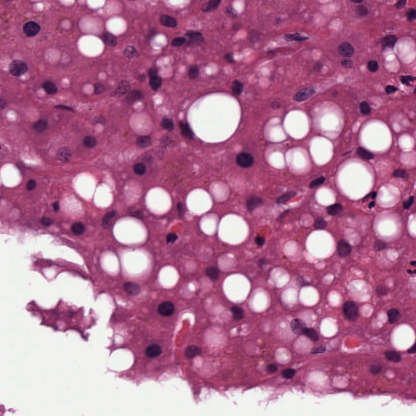
#> input picture test/image/1004122_72.png, 416 x 416 px, found by its file name; its folder holds only this picture in this run
$ jupyter execute --allow-errors Group_AS11_Preprocessing.ipynb
#> lines starting #> are read from the running program, lines starting #| are printed output that depends on the picture; after the words box and inside, x2 and y2 are one past the last pixel; in counts of white or black regions, pixels touching at a corner belong together; long printed decimals are rounded
**Preprocessing strategies**

#> (a cell that did not finish here is left out)

[cell 2]
# ============================================================
#  CORE LIBRARIES FOR DATA AND IMAGE PROCESSING PIPELINE
# ============================================================

# File system and directory management
import os
import shutil
import random

# Numerical computing
import numpy as np

# Image processing and computer vision
import cv2

# Progress bar utilities
from tqdm import tqdm

# Google Drive integration (Colab environment)
from google.colab import drive
drive.mount('/content/drive')

2. DATASET_liver_stu_LAB (ABL-1)

[cell 3]
# =========================
# CONFIG
# =========================
INPUT_DIR  = "/content/drive/MyDrive/Challenge_Liver_MIP/DATASET_liver_stu"
OUTPUT_DIR = "/content/drive/MyDrive/Challenge_Liver_MIP/DATASET_liver_stu_LAB"

# Subfolders to process (train / val / test)
SPLITS = ["train", "val", "test"]
IMG_SUBDIR = "image"

# LAB-safe parameters
L_TARGET_MEAN = 128.0
L_TARGET_STD  = 40.0
L_CLIP_MIN    = 20
L_CLIP_MAX    = 235

# =========================
# UTILS
# =========================
def tissue_mask_rgb(img_rgb):
    """
    Simple tissue mask:
    - background is very bright and low saturation
    """
    hsv = cv2.cvtColor(img_rgb, cv2.COLOR_RGB2HSV)
    s = hsv[:, :, 1]
    v = hsv[:, :, 2]

    # tissue: not too bright, some saturation
    mask = (v < 240) & (s > 15)
    return mask.astype(np.uint8)

def lab_safe_normalize(img_rgb):
    lab = cv2.cvtColor(img_rgb, cv2.COLOR_RGB2LAB)
    L, A, B = cv2.split(lab)

    mask = tissue_mask_rgb(img_rgb)

    if mask.sum() < 50:
        # almost no tissue → return original
        return img_rgb

    L_tissue = L[mask == 1].astype(np.float32)

    mean = L_tissue.mean()
    std  = L_tissue.std() + 1e-6

    # normalize L only
    L_norm = (L.astype(np.float32) - mean) / std
    L_norm = L_norm * L_TARGET_STD + L_TARGET_MEAN
    L_norm = np.clip(L_norm, L_CLIP_MIN, L_CLIP_MAX).astype(np.uint8)

    lab_norm = cv2.merge([L_norm, A, B])
    rgb_norm = cv2.cvtColor(lab_norm, cv2.COLOR_LAB2RGB)

    return rgb_norm

# =========================
# MAIN LOOP
# =========================
for split in SPLITS:
    in_dir  = os.path.join(INPUT_DIR, split, IMG_SUBDIR)
    out_dir = os.path.join(OUTPUT_DIR, split, IMG_SUBDIR)
    os.makedirs(out_dir, exist_ok=True)

    if not os.path.exists(in_dir):
        continue

    files = [f for f in os.listdir(in_dir) if f.lower().endswith((".png", ".jpg", ".jpeg", ".tif"))]

    print(f"\nProcessing {split}: {len(files)} images")

    for fname in tqdm(files, ncols=80):
        img_path = os.path.join(in_dir, fname)
        out_path = os.path.join(out_dir, fname)

        img_bgr = cv2.imread(img_path)
#> img_bgr is the input picture: shape (416, 416, 3); mean B, G, R 147.1, 112.6, 176.5
        if img_bgr is None:
            continue

        img_rgb = cv2.cvtColor(img_bgr, cv2.COLOR_BGR2RGB)
        img_lab_safe = lab_safe_normalize(img_rgb)
#> in lab_safe_normalize, `L, A, B = cv2.split(lab)`:
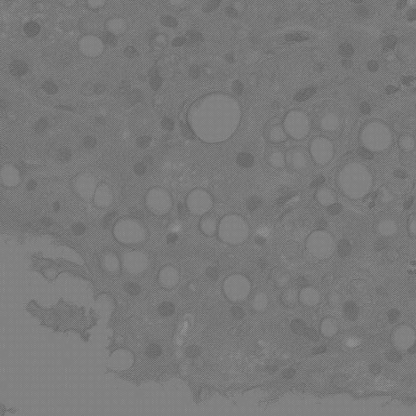
#> B: shape (416, 416); min 90, max 153, mean 120.9
#> in tissue_mask_rgb, `s = hsv[:, :, 1]`:
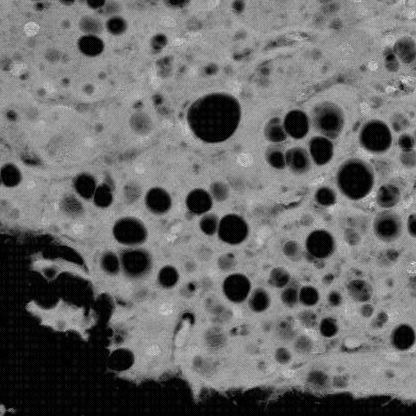
#> s: shape (416, 416); min 0, max 236, mean 106.5
#> in tissue_mask_rgb, `mask = (v < 240) & (s > 15)`:
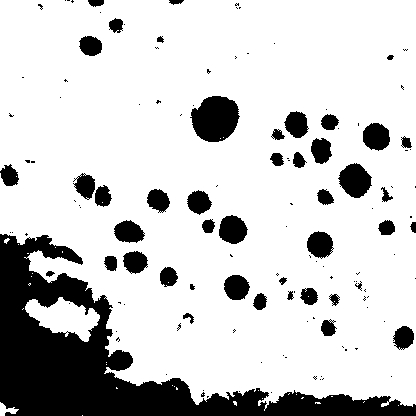
#> mask: shape (416, 416) bool; 80.2% white; 134 black regions (89 under 20 px), largest, box (x1, y1, x2, y2) and area: (0, 234, 416, 416) 21949, (190, 96, 240, 142) 1704, (338, 163, 372, 198) 815
#> in lab_safe_normalize, `mean = L_tissue.mean()`: mean = 116.5
#> in lab_safe_normalize, `std  = L_tissue.std() + 1e-6`: std = 33.97

        cv2.imwrite(out_path, cv2.cvtColor(img_lab_safe, cv2.COLOR_RGB2BGR))

print("\n✅ LAB-safe normalization completed.")
print("Output dataset:", OUTPUT_DIR)

3. DATASET_liver_stu_LAB_ABL_2

[cell 4]
# =========================
# CONFIG
# =========================
INPUT_DIR  = "/content/drive/MyDrive/Challenge_Liver_MIP/DATASET_liver_stu"
OUTPUT_DIR = "/content/drive/MyDrive/Challenge_Liver_MIP/DATASET_liver_stu_LAB_ABL_2"

# Subfolders to process (train / val / test)
SPLITS = ["train", "val", "test"]
IMG_SUBDIR = "image"

# LAB-safe parameters
L_TARGET_MEAN = 145.0
L_TARGET_STD = 25.0
L_CLIP_MIN = 10
L_CLIP_MAX = 245

# =========================
# UTILS
# =========================
def tissue_mask_rgb(img_rgb):
    """
    Simple tissue mask:
    - background is very bright and low saturation
    """
    hsv = cv2.cvtColor(img_rgb, cv2.COLOR_RGB2HSV)
    s = hsv[:, :, 1]
    v = hsv[:, :, 2]

    # tissue: not too bright, some saturation
    mask = (v < 245) & (s > 10)
    return mask.astype(np.uint8)

def lab_safe_normalize(img_rgb):
    lab = cv2.cvtColor(img_rgb, cv2.COLOR_RGB2LAB)
    L, A, B = cv2.split(lab)

    mask = tissue_mask_rgb(img_rgb)
#> in tissue_mask_rgb, `mask = (v < 245) & (s > 10)`:
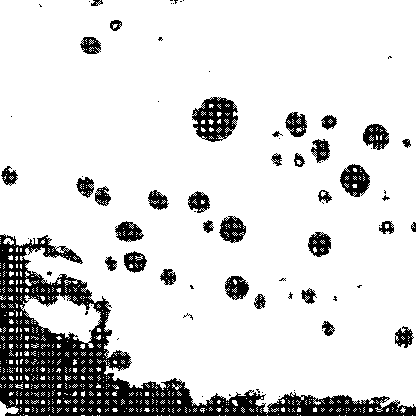
#> mask: shape (416, 416) bool; 85.2% white; 75 black regions (40 under 20 px), largest, box (x1, y1, x2, y2) and area: (0, 234, 416, 416) 17445, (192, 97, 238, 142) 1271, (340, 164, 370, 197) 620

    if mask.sum() < 50:
        # almost no tissue → return original
        return img_rgb

    L_tissue = L[mask == 1].astype(np.float32)

    mean = L_tissue.mean()
    std  = L_tissue.std() + 1e-6

    # normalize L only
    L_norm = (L.astype(np.float32) - mean) / std
    L_norm = L_norm * L_TARGET_STD + L_TARGET_MEAN
    L_norm = np.clip(L_norm, L_CLIP_MIN, L_CLIP_MAX).astype(np.uint8)

    lab_norm = cv2.merge([L_norm, A, B])
    rgb_norm = cv2.cvtColor(lab_norm, cv2.COLOR_LAB2RGB)

    return rgb_norm

# =========================
# MAIN LOOP
# =========================
for split in SPLITS:
    in_dir  = os.path.join(INPUT_DIR, split, IMG_SUBDIR)
    out_dir = os.path.join(OUTPUT_DIR, split, IMG_SUBDIR)
    os.makedirs(out_dir, exist_ok=True)

    if not os.path.exists(in_dir):
        continue

    files = [f for f in os.listdir(in_dir) if f.lower().endswith((".png", ".jpg", ".jpeg", ".tif"))]

    print(f"\nProcessing {split}: {len(files)} images")

    for fname in tqdm(files, ncols=80):
        img_path = os.path.join(in_dir, fname)
        out_path = os.path.join(out_dir, fname)

        img_bgr = cv2.imread(img_path)
        if img_bgr is None:
            continue

        img_rgb = cv2.cvtColor(img_bgr, cv2.COLOR_BGR2RGB)
        img_lab_safe = lab_safe_normalize(img_rgb)
#> in lab_safe_normalize, `mean = L_tissue.mean()`: mean = 123.5
#> in lab_safe_normalize, `std  = L_tissue.std() + 1e-6`: std = 43.45
#> in lab_safe_normalize, `L_norm = L_norm * L_TARGET_STD + L_TARGET_MEAN`:
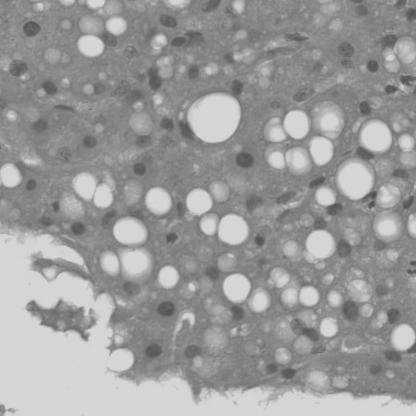
#> L_norm: shape (416, 416) float32; min 79.11, max 214.3, mean 155.1
#> in lab_safe_normalize, `rgb_norm = cv2.cvtColor(lab_norm, cv2.COLOR_LAB2RGB)`:
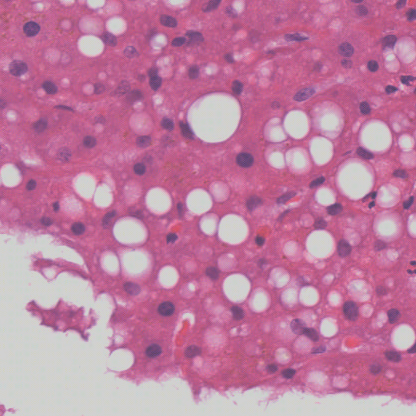
#> rgb_norm: shape (416, 416, 3); mean R, G, B 191.1, 125.5, 159.9

        cv2.imwrite(out_path, cv2.cvtColor(img_lab_safe, cv2.COLOR_RGB2BGR))

print("\n✅ LAB-safe normalization completed.")
print("Output dataset:", OUTPUT_DIR)

4. DATASET_liver_stu_CLAHE_L (ABL-3)

[cell 5]
# =========================
# CONFIG
# =========================
INPUT_DIR  = "/content/drive/MyDrive/Challenge_Liver_MIP/DATASET_liver_stu"
OUTPUT_DIR = "/content/drive/MyDrive/Challenge_Liver_MIP/DATASET_liver_stu_CLAHE_L"

SPLITS = ["train", "val", "test"]
IMG_SUBDIRS = ["image"]
MASK_SUBDIRS_TO_COPY = ["manual", "manual_py"]

# CLAHE params (safe defaults)
CLIP_LIMIT = 2.0
TILE_GRID  = (8, 8)
clahe = cv2.createCLAHE(clipLimit=CLIP_LIMIT, tileGridSize=TILE_GRID)

# =========================
# HELPERS
# =========================
def is_image_file(fname):
    f = fname.lower()
    return f.endswith((".png", ".jpg", ".jpeg", ".tif", ".tiff", ".bmp"))

def process_image_clahe_L(in_path, out_path):
    bgr = cv2.imread(in_path)
    if bgr is None:
        return False

    rgb = cv2.cvtColor(bgr, cv2.COLOR_BGR2RGB)
    lab = cv2.cvtColor(rgb, cv2.COLOR_RGB2LAB)
    L, A, B = cv2.split(lab)

    L2 = clahe.apply(L)

    lab2 = cv2.merge([L2, A, B])
    rgb2 = cv2.cvtColor(lab2, cv2.COLOR_LAB2RGB)
    bgr2 = cv2.cvtColor(rgb2, cv2.COLOR_RGB2BGR)

    os.makedirs(os.path.dirname(out_path), exist_ok=True)
    cv2.imwrite(out_path, bgr2)
    return True

def copy_folder_if_exists(src, dst):
    if os.path.exists(src):
        os.makedirs(dst, exist_ok=True)
        for fname in os.listdir(src):
            in_path = os.path.join(src, fname)
            out_path = os.path.join(dst, fname)
            if os.path.isfile(in_path):
                shutil.copy2(in_path, out_path)

# =========================
# MAIN
# =========================
for split in SPLITS:
    print(f"\n=== Split: {split} ===")

    # 1) Process images
    for sub in IMG_SUBDIRS:
        in_dir  = os.path.join(INPUT_DIR, split, sub)
        out_dir = os.path.join(OUTPUT_DIR, split, sub)
        os.makedirs(out_dir, exist_ok=True)

        if not os.path.exists(in_dir):
            print(f"⚠️ Missing folder (skip): {in_dir}")
            continue

        files = [f for f in os.listdir(in_dir) if is_image_file(f)]
        print(f"Processing {split}/{sub}: {len(files)} images")

        for fname in tqdm(files, ncols=80):
            ok = process_image_clahe_L(
                in_path=os.path.join(in_dir, fname),
                out_path=os.path.join(out_dir, fname)
            )
#> in process_image_clahe_L, `L2 = clahe.apply(L)`:
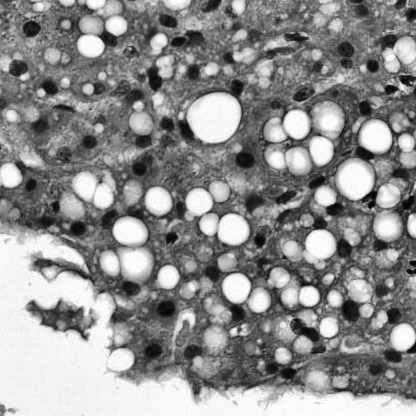
#> L2: shape (416, 416); min 2, max 254, mean 141.5
            if not ok:
                print("⚠️ Could not read:", os.path.join(in_dir, fname))

    # 2) Copy masks folders as-is
    for msub in MASK_SUBDIRS_TO_COPY:
        src = os.path.join(INPUT_DIR, split, msub)
        dst = os.path.join(OUTPUT_DIR, split, msub)
        if os.path.exists(src):
            print(f"Copying {split}/{msub} ...")
            copy_folder_if_exists(src, dst)
        else:
            print(f"⚠️ Missing folder (skip): {src}")

print("\n✅ DONE. New dataset created at:")
print(OUTPUT_DIR)

5. DATASET_liver_stu_REINHARD (ABL-4)

[cell 6]
# =========================
# CONFIG
# =========================
INPUT_DIR  = "/content/drive/MyDrive/Challenge_Liver_MIP/DATASET_liver_stu"
OUTPUT_DIR = "/content/drive/MyDrive/Challenge_Liver_MIP/DATASET_liver_stu_REINHARD"

SPLITS = ["train", "val", "test"]
IMG_SUBDIR = "image"
MASK_SUBDIRS_TO_COPY = ["manual", "manual_py"]

# Pick ONE representative training image as target (tissue-rich, typical stain)
TARGET_IMG_PATH = "/content/drive/MyDrive/Challenge_Liver_MIP/DATASET_liver_stu/train/image/2016T0249_7.png"

# Outlier clipping for LAB channels (robustness)
CLIP_PCT_LOW  = 1.0
CLIP_PCT_HIGH = 99.0

# =========================
# UTILS
# =========================
def is_image_file(fname):
    f = fname.lower()
    return f.endswith((".png", ".jpg", ".jpeg", ".tif", ".tiff", ".bmp"))

# [60 lines left out: functions tissue_mask_otsu_L, robust_mean_std, reinhard_normalize, copy_folder_if_exists, not called in this run]

# =========================
# TARGET STATS
# =========================
#> (the rest of this cell did not finish here and is left out)

6. DATASET_liver_stu_MACENKO_SOFT (ABL-5)

[cell 7]
# =========================
# CONFIG
# =========================
INPUT_DIR  = "/content/drive/MyDrive/Challenge_Liver_MIP/DATASET_liver_stu"
OUTPUT_DIR = "/content/drive/MyDrive/Challenge_Liver_MIP/DATASET_liver_stu_MACENKO_SOFT"

SPLITS = ["train", "val", "test"]
IMG_SUBDIR = "image"
MASK_SUBDIRS_TO_COPY = ["manual", "manual_py"]

# Target image (representative, tissue-rich)
TARGET_IMG_PATH = "/content/drive/MyDrive/Challenge_Liver_MIP/DATASET_liver_stu/train/image/1001340_72.png"

# Softness: 0 -> original, 1 -> full Macenko
ALPHA_BLEND = 0.35  # ✅ start here

# Macenko parameters (safe)
OD_EPS = 1e-6
BETA = 0.15          # tissue threshold in OD space
ALPHA = 1.0          # percentile for stain vectors (usually 1)
OD_CLIP = 2.5        # clip OD to avoid blow-ups
C_CLIP = 5.0         # clip concentrations
BACKGROUND_V = 245    # for quick background detection

# =========================
# HELPERS
# =========================
def is_image_file(fname):
    f = fname.lower()
    return f.endswith((".png", ".jpg", ".jpeg", ".tif", ".tiff", ".bmp"))

def rgb2od(I):
    I = I.astype(np.float32)
    I = np.clip(I, 1.0, 255.0)
    return -np.log((I + 1.0) / 256.0)

def od2rgb(OD):
    I = (np.exp(-OD) * 256.0) - 1.0
    return np.clip(I, 0, 255).astype(np.uint8)

def tissue_mask(img_rgb):
    # simple + safe: remove near-white background
    hsv = cv2.cvtColor(img_rgb, cv2.COLOR_RGB2HSV)
    v = hsv[:, :, 2]
    mask = (v < BACKGROUND_V).astype(np.uint8)

    k = cv2.getStructuringElement(cv2.MORPH_ELLIPSE, (5, 5))
    mask = cv2.morphologyEx(mask, cv2.MORPH_OPEN, k, iterations=1)
    mask = cv2.morphologyEx(mask, cv2.MORPH_CLOSE, k, iterations=2)
    return mask

def get_stain_matrix_macenko(img_rgb):
    """
    Returns 3x2 stain matrix W (columns are stain vectors).
    """
    OD = rgb2od(img_rgb)
    OD = np.clip(OD, 0, OD_CLIP)

    m = tissue_mask(img_rgb)
    OD_tissue = OD[m == 1].reshape(-1, 3)

    # filter transparent pixels (Macenko beta)
    keep = np.linalg.norm(OD_tissue, axis=1) > BETA
    OD_tissue = OD_tissue[keep]
    if OD_tissue.shape[0] < 50:
        return None

    # PCA on OD
    cov = np.cov(OD_tissue.T)
    eigvals, eigvecs = np.linalg.eigh(cov)
    V = eigvecs[:, np.argsort(eigvals)[::-1]]  # descending

    # project on first 2 PCs
    proj = OD_tissue @ V[:, :2]
    angles = np.arctan2(proj[:, 1], proj[:, 0])

    # extreme angles
    min_a = np.percentile(angles, ALPHA)
    max_a = np.percentile(angles, 100 - ALPHA)

    v1 = V[:, :2] @ np.array([np.cos(min_a), np.sin(min_a)])
    v2 = V[:, :2] @ np.array([np.cos(max_a), np.sin(max_a)])

    # order stains consistently (H tends to have larger 1st component)
    if v1[0] < v2[0]:
        W = np.stack([v2, v1], axis=1)
    else:
        W = np.stack([v1, v2], axis=1)

    # normalize columns
    W = W / (np.linalg.norm(W, axis=0, keepdims=True) + 1e-8)
    return W

def get_concentrations(OD, W):
    # Solve OD = C * W^T  -> C = OD * pinv(W^T)
    # OD: (N,3), W: (3,2)
    pinv = np.linalg.pinv(W)
    C = OD @ pinv.T  # (N,2)
    C = np.clip(C, 0, C_CLIP)
    return C

def macenko_soft_normalize(img_rgb, W_src, W_tgt, Ctgt_ref):
    """
    Soft Macenko:
    - estimate concentrations in source
    - scale to target reference concentration stats
    - reconstruct using target stain matrix
    - blend with original
    """
    OD = rgb2od(img_rgb)
    OD = np.clip(OD, 0, OD_CLIP)

    H, W = img_rgb.shape[:2]
    OD_flat = OD.reshape(-1, 3)

    C_src = get_concentrations(OD_flat, W_src)

    # match concentration percentiles to target (robust scaling)
    # use 99th percentile for scaling
    p = 99
    src_p = np.percentile(C_src, p, axis=0) + 1e-6
    tgt_p = Ctgt_ref + 1e-6
    scale = tgt_p / src_p

    C_adj = C_src * scale[None, :]
    C_adj = np.clip(C_adj, 0, C_CLIP)

    OD_rec = (C_adj @ W_tgt.T).reshape(H, W, 3)
    rgb_rec = od2rgb(OD_rec)

    # Blend (soft)
    out = (1 - ALPHA_BLEND) * img_rgb.astype(np.float32) + ALPHA_BLEND * rgb_rec.astype(np.float32)
    return np.clip(out, 0, 255).astype(np.uint8)

def copy_folder_if_exists(src, dst):
    if os.path.exists(src):
        os.makedirs(dst, exist_ok=True)
        for fname in os.listdir(src):
            in_path = os.path.join(src, fname)
            out_path = os.path.join(dst, fname)
            if os.path.isfile(in_path):
                shutil.copy2(in_path, out_path)

# =========================
# PREPARE TARGET
# =========================
assert os.path.exists(TARGET_IMG_PATH), f"❌ Target image not found: {TARGET_IMG_PATH}"
bgr = cv2.imread(TARGET_IMG_PATH)
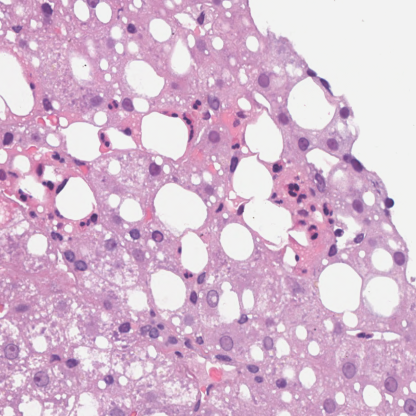
#> input picture 1001340_72.png, 416 x 416 px, found by its file name
#> bgr is the input picture: shape (416, 416, 3); mean B, G, R 208.7, 184.4, 214.7
rgb_tgt = cv2.cvtColor(bgr, cv2.COLOR_BGR2RGB)

W_tgt = get_stain_matrix_macenko(rgb_tgt)
#> in tissue_mask, `v = hsv[:, :, 2]`:
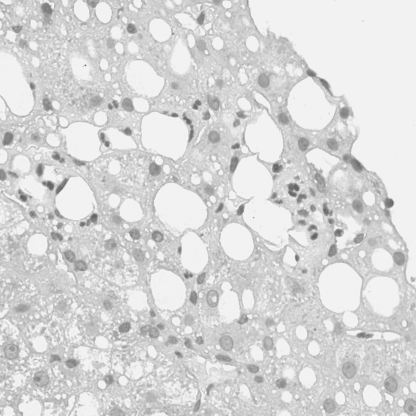
#> v: shape (416, 416); min 91, max 242, mean 215.5
#> in get_stain_matrix_macenko, `cov = np.cov(OD_tissue.T)`: cov = [[0.0171, 0.0238, 0.0122], [0.0238, 0.0387, 0.0199], [0.0122, 0.0199, 0.0107]]
#> in get_stain_matrix_macenko, `eigvals, eigvecs = np.linalg.eigh(cov)`: eigvals = [0.000338, 0.00199, 0.0642]; eigvecs = [[0.0514, -0.868, -0.493], [-0.485, 0.41, -0.772], [0.873, 0.279, -0.4]]
#> in get_stain_matrix_macenko, `V = eigvecs[:, np.argsort(eigvals)[::-1]]`: V = [[-0.493, -0.868, 0.0514], [-0.772, 0.41, -0.485], [-0.4, 0.279, 0.873]]
#> in get_stain_matrix_macenko, `proj = OD_tissue @ V[:, :2]`: proj = 121325 pairs, first value -2.25 to -0.143, second value -0.46 to 0.345
#> in get_stain_matrix_macenko, `min_a = np.percentile(angles, ALPHA)`: min_a = -3.13
#> in get_stain_matrix_macenko, `max_a = np.percentile(angles, 100 - ALPHA)`: max_a = 3.13
#> in get_stain_matrix_macenko, `v1 = V[:, :2] @ np.array([np.cos(min_a), np.sin(min_a)])`: v1 = [0.503, 0.768, 0.397]
#> in get_stain_matrix_macenko, `v2 = V[:, :2] @ np.array([np.cos(max_a), np.sin(max_a)])`: v2 = [0.485, 0.776, 0.403]
#> in get_stain_matrix_macenko, `W = np.stack([v1, v2], axis=1)`: W = [[0.503, 0.485], [0.768, 0.776], [0.397, 0.403]]
#> W_tgt = [[0.503, 0.485], [0.768, 0.776], [0.397, 0.403]]
assert W_tgt is not None, "❌ Could not estimate stain matrix for target. Pick another target."

# reference concentration scale for target (99th percentile)
OD_tgt = np.clip(rgb2od(rgb_tgt), 0, OD_CLIP).reshape(-1, 3)
C_tgt = get_concentrations(OD_tgt, W_tgt)
#> in get_concentrations, `pinv = np.linalg.pinv(W)`: pinv = [[40.78, -18.8, -12.85], [-40.29, 19.58, 13.25]]
#> in get_concentrations, `C = OD @ pinv.T`: C = 173056 pairs, first value -15.76 to 22.14, second value -20.65 to 16.51
#> in get_concentrations, `C = np.clip(C, 0, C_CLIP)`: C = 173056 pairs, first value 0 to 5, second value 0 to 5
#> C_tgt has the same summary as C in get_concentrations
Ctgt_ref = np.percentile(C_tgt, 99, axis=0)
#> Ctgt_ref = [1.79, 5]

print("✅ Target stain matrix W_tgt:\n", W_tgt)
#| ✅ Target stain matrix W_tgt:
#|  [[0.5034 0.4848]
#|  [0.7675 0.7763 ]
#|  [0.3968 0.4028]]
print("✅ Target concentration ref (p99):", Ctgt_ref)
#| ✅ Target concentration ref (p99): [1.791 5.        ]
print("✅ ALPHA_BLEND (softness):", ALPHA_BLEND)

# =========================
# MAIN
# =========================
for split in SPLITS:
    print(f"\n=== Split: {split} ===")
    in_dir  = os.path.join(INPUT_DIR, split, IMG_SUBDIR)
    out_dir = os.path.join(OUTPUT_DIR, split, IMG_SUBDIR)
    os.makedirs(out_dir, exist_ok=True)

    if os.path.exists(in_dir):
        files = [f for f in os.listdir(in_dir) if is_image_file(f)]
        print(f"Processing {split}/{IMG_SUBDIR}: {len(files)} images")

        for fname in tqdm(files, ncols=80):
            in_path  = os.path.join(in_dir, fname)
            out_path = os.path.join(out_dir, fname)

            bgr = cv2.imread(in_path)
            if bgr is None:
                continue
            rgb = cv2.cvtColor(bgr, cv2.COLOR_BGR2RGB)

            W_src = get_stain_matrix_macenko(rgb)
#> in rgb2od (call 3), `return -np.log((I + 1.0) / 256.0)`:
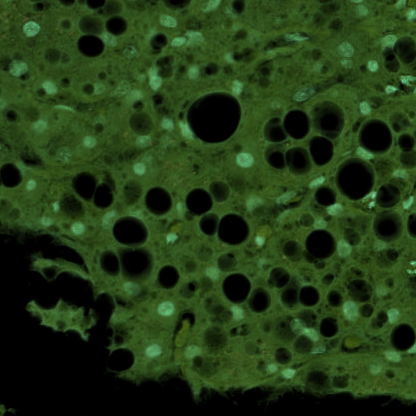
#> returned value: shape (416, 416, 3) float32; mean of channels 0, 1, 2 0.401, 0.994, 0.61; drawn with min black and max white
#> (the rest of the program and of its run is left out)
